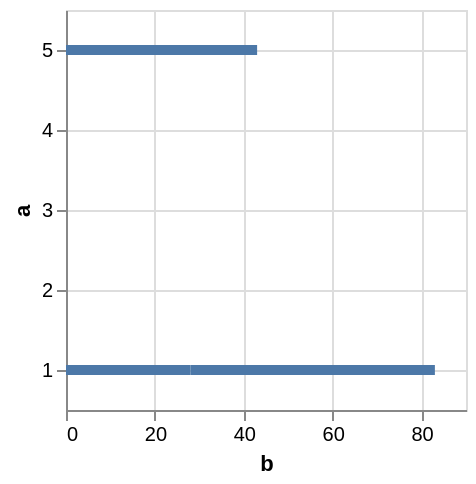

This figure's Vega-Lite source:
### Vega specification from a JSON file in a GitHub repository (floating-point values rounded to 4 significant figures)
{"$schema": "https://vega.github.io/schema/vega/v5.json", "description": "A simple bar chart with embedded data.", "background": "white", "padding": 5, "width": 200, "height": 200, "style": "cell", "data": [{"name": "source_0", "values": [{"a": 1, "b": 28}, {"a": 1, "b": 55}, {"a": 5, "b": 43}]}, {"name": "data_0", "source": "source_0", "transform": [{"type": "stack", "groupby": ["a"], "field": "b", "sort": {"field": [], "order": []}, "as": ["b_start", "b_end"], "offset": "zero"}, {"type": "filter", "expr": "isValid(datum[\"b\"]) && isFinite(+datum[\"b\"]) && isValid(datum[\"a\"]) && isFinite(+datum[\"a\"])"}]}], "marks": [{"name": "marks", "type": "rect", "style": ["bar"], "from": {"data": "data_0"}, "encode": {"update": {"fill": {"value": "#4c78a8"}, "ariaRoleDescription": {"value": "bar"}, "description": {"signal": "\"b: \" + (!isValid(datum[\"b\"]) || !isFinite(+datum[\"b\"]) ? \"\" + datum[\"b\"] : format(datum[\"b\"], \"\")) + \"; a: \" + (!isValid(datum[\"a\"]) || !isFinite(+datum[\"a\"]) ? \"\" + datum[\"a\"] : format(datum[\"a\"], \"\"))"}, "x": {"scale": "x", "field": "b_end"}, "x2": {"scale": "x", "field": "b_start"}, "yc": {"scale": "y", "field": "a"}, "height": {"value": 5}}}}], "scales": [{"name": "x", "type": "linear", "domain": {"data": "data_0", "fields": ["b_start", "b_end"]}, "range": [0, {"signal": "width"}], "nice": true, "zero": true}, {"name": "y", "type": "linear", "domain": {"data": "data_0", "field": "a"}, "range": [{"signal": "height"}, 0], "nice": true, "zero": false, "padding": 5}], "axes": [{"scale": "x", "orient": "bottom", "gridScale": "y", "grid": true, "tickCount": {"signal": "ceil(width/40)"}, "domain": false, "labels": false, "aria": false, "maxExtent": 0, "minExtent": 0, "ticks": false, "zindex": 0}, {"scale": "y", "orient": "left", "gridScale": "x", "grid": true, "tickCount": {"signal": "ceil(height/40)"}, "domain": false, "labels": false, "aria": false, "maxExtent": 0, "minExtent": 0, "ticks": false, "zindex": 0}, {"scale": "x", "orient": "bottom", "grid": false, "title": "b", "labelFlush": true, "labelOverlap": true, "tickCount": {"signal": "ceil(width/40)"}, "zindex": 0}, {"scale": "y", "orient": "left", "grid": false, "title": "a", "labelAngle": 0, "labelAlign": "right", "labelOverlap": true, "tickCount": {"signal": "ceil(height/40)"}, "zindex": 0}]}
